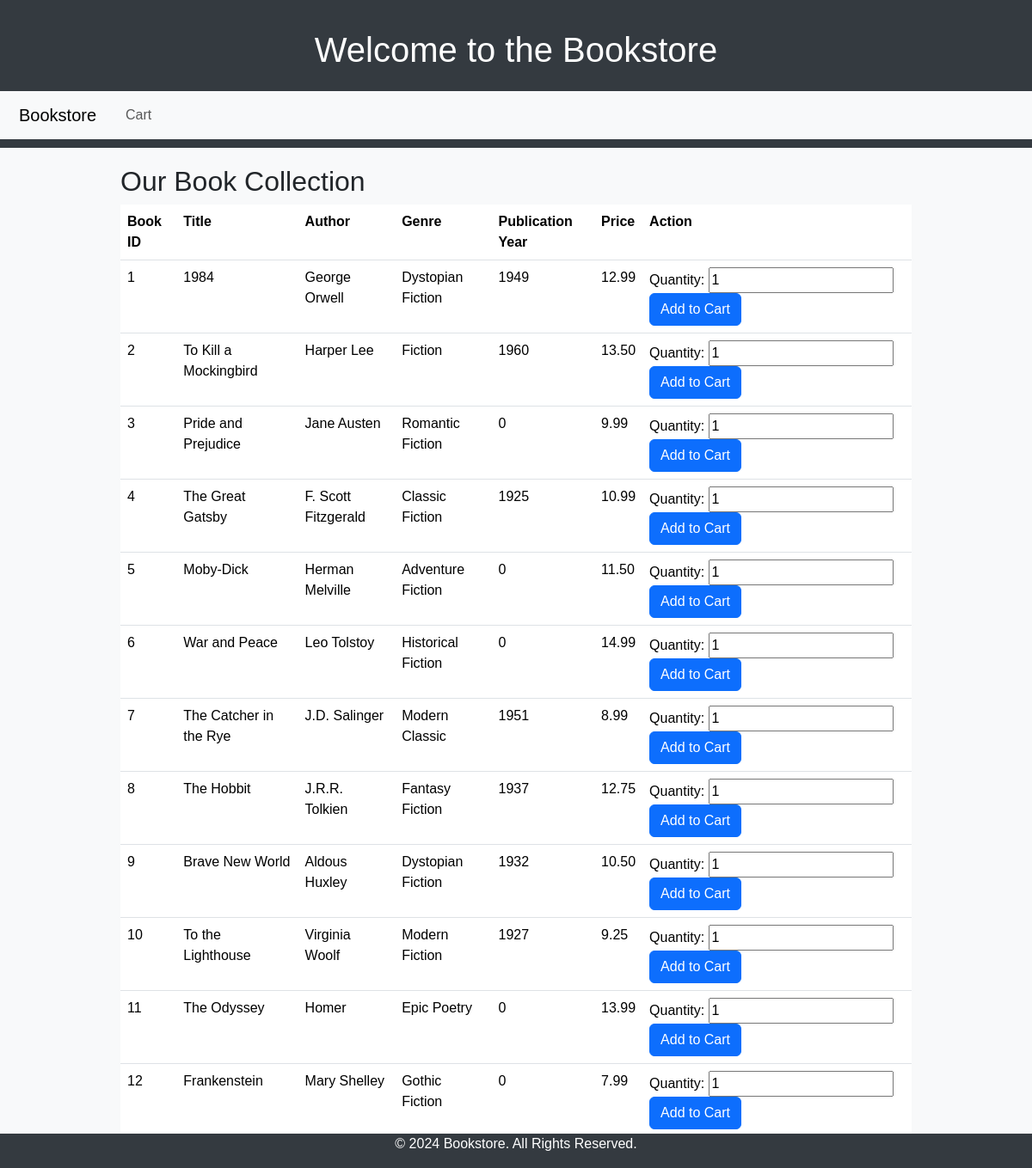
The app's page /bookstore_1/Views/Books/Shopping.php with its own data.
### tables this page shows
CREATE TABLE IF NOT EXISTS `books` (
  `id` int NOT NULL AUTO_INCREMENT,
  `title` varchar(100) NOT NULL,
  `author` varchar(100) NOT NULL,
  `genre` varchar(100) NOT NULL,
  `publication_year` year NOT NULL,
  `price` decimal(10,2) NOT NULL,
  PRIMARY KEY (`id`)
);

### bookstore_1/Controller/BooksController.php (called while the page is built, shortened)
<?php
require_once __DIR__ . '/../Model/Book.php';
class BooksController {
    private $bookModel;
    public function __construct() {
        $db = (new Database())->connect();
        $this->bookModel = new Book($db);
    }
    public function listBooks() {
        $books = $this->bookModel->getBooks();
        return $books;
    }
}
?>

### bookstore_1/Model/Book.php (called while the page is built, shortened)
<?php
class Book {
    private $conn;
    private $table = 'books';
    public function __construct($db) {
        $this->conn = $db;
    }
    public function getBooks() {
        $query = 'SELECT * FROM ' . $this->table;
        $stmt = $this->conn->prepare($query);
        $stmt->execute();
        return $stmt->fetchAll(PDO::FETCH_ASSOC);
    }
}
?>

### bookstore_1/Views/Books/Shopping.php (the view, shortened to what this page needs)
<?php include '../../templates/header.php'; ?>
<?php
require_once '../../Controller/BooksController.php';
$booksController = new BooksController();
$books = $booksController->listBooks();
?>
<!DOCTYPE html>
<html lang="en">
<head>
    <link rel="stylesheet" href="../../styles.css">
</head>
<body>
    <div Class="container">
    <h2>Our Book Collection</h2>
    <table Class = "table">
        <tr>
            <th>Book ID</th>
            <th>Title</th>
            <th>Author</th>
            <th>Genre</th>
            <th>Publication Year</th>
            <th>Price</th>
            <th>Action</th>
        </tr>
        <?php if (!empty($books)) : ?>
            <?php foreach ($books as $book) : ?>
                <tr>
                    <td><?php echo htmlspecialchars($book['id']); ?></td>
                    <td><?php echo htmlspecialchars($book['title']); ?></td>
                    <td><?php echo htmlspecialchars($book['author']); ?></td>
                    <td><?php echo htmlspecialchars($book['genre']); ?></td>
                    <td><?php echo htmlspecialchars($book['publication_year']); ?></td>
                    <td><?php echo htmlspecialchars($book['price']); ?></td>
                    <td>
                        <form action="../../Model/Cart.php" method="post">
                            <label>Quantity:</label>
                            <input type="number" name="quantity" value="1" min="1">
                            <input type="submit" value="Add to Cart" class=" btn btn-primary">
                        </form>
                    </td>
                </tr>
            <?php endforeach; ?>
        <?php else : ?>
            <tr><td colspan="7">No books available.</td></tr>
        <?php endif; ?>
    </table>
    </div>
</body>
</html>
<?php include '../../templates/footer.php'; ?>

### bookstore_1/templates/header.php (shortened to what this page needs)
<?php
$cart = new Cart();
$itemCount = $cart->getItemCount();
?>
<!DOCTYPE html>
<html lang="en">
<head>
    <link href="https://cdn.jsdelivr.net/npm/bootstrap@5.3.3/dist/css/bootstrap.min.css" rel="stylesheet">
</head>
<body>
    <header>
        <h1 class="text-center my-4">Welcome to the Bookstore</h1>
        <nav class="navbar navbar-expand-lg navbar-light bg-light">
            <div class="container-fluid">
                <a class="navbar-brand" href="../../index.php">Bookstore</a>
                <div class="collapse navbar-collapse" id="navbarNav">
                    <ul class="navbar-nav">
                        <li class="nav-item">
                            <a class="nav-link" href="/book_project/bookstore_1/Views/Cart/Cart.php">
                                Cart <?php if ($itemCount > 0) echo "($itemCount)"; ?>
                            </a>
                        </li>
                    </ul>
                </div>
            </div>
        </nav>
    </header>
</body>
</html>

### bookstore_1/templates/footer.php (shortened to what this page needs)
<!DOCTYPE html>
<html lang="en">
<head>
    <link href="https://cdn.jsdelivr.net/npm/bootstrap@5.3.3/dist/css/bootstrap.min.css" rel="stylesheet">
    <link rel="stylesheet" href="styles.css">
</head>
<body>
    <footer class="footer">
        <p>&copy; 2024 Bookstore. All Rights Reserved.</p>
    </footer>
</body>
</html>

### bookstore_1/styles.css (style rules this page uses)
body { font-family: Arial, sans-serif; background-color: #f8f9fa; margin: 0; padding: 0; }
.container { width: 80%; margin: auto; padding: 20px; }
header { background-color: #343a40; color: white; padding: 10px 0; text-align: center; }
header a { color: white; margin: 0 10px; text-decoration: none; }
.footer { position: fixed; left: 0; bottom: 0; width: 100%; background-color: #343a40; color: white; text-align: center; }

### records on screen
books: id "1", title "1984", author "George Orwell", genre "Dystopian Fiction", publication_year "1949", price "12.99"
books: id "2", title "To Kill a Mockingbird", author "Harper Lee", genre "Fiction", publication_year "1960", price "13.50"
books: id "3", title "Pride and Prejudice", author "Jane Austen", genre "Romantic Fiction", publication_year "0", price "9.99"
books: id "4", title "The Great Gatsby", author "F. Scott Fitzgerald", genre "Classic Fiction", publication_year "1925", price "10.99"
books: id "5", title "Moby-Dick", author "Herman Melville", genre "Adventure Fiction", publication_year "0", price "11.50"
books: id "6", title "War and Peace", author "Leo Tolstoy", genre "Historical Fiction", publication_year "0", price "14.99"
books: id "7", title "The Catcher in the Rye", author "J.D. Salinger", genre "Modern Classic", publication_year "1951", price "8.99"
books: id "8", title "The Hobbit", author "J.R.R. Tolkien", genre "Fantasy Fiction", publication_year "1937", price "12.75"
books: id "9", title "Brave New World", author "Aldous Huxley", genre "Dystopian Fiction", publication_year "1932", price "10.50"
books: id "10", title "To the Lighthouse", author "Virginia Woolf", genre "Modern Fiction", publication_year "1927", price "9.25"
books: id "11", title "The Odyssey", author "Homer", genre "Epic Poetry", publication_year "0", price "13.99"
books: id "12", title "Frankenstein", author "Mary Shelley", genre "Gothic Fiction", publication_year "0", price "7.99"
